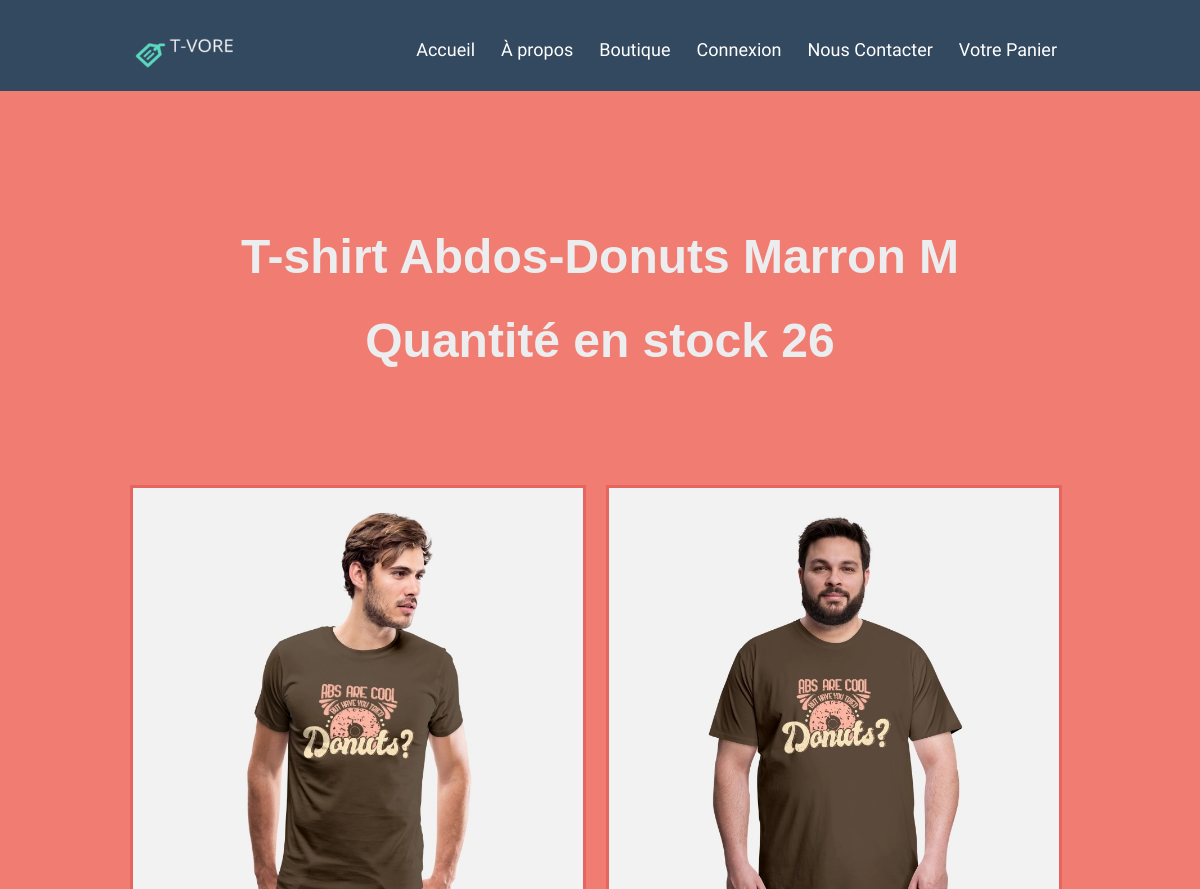
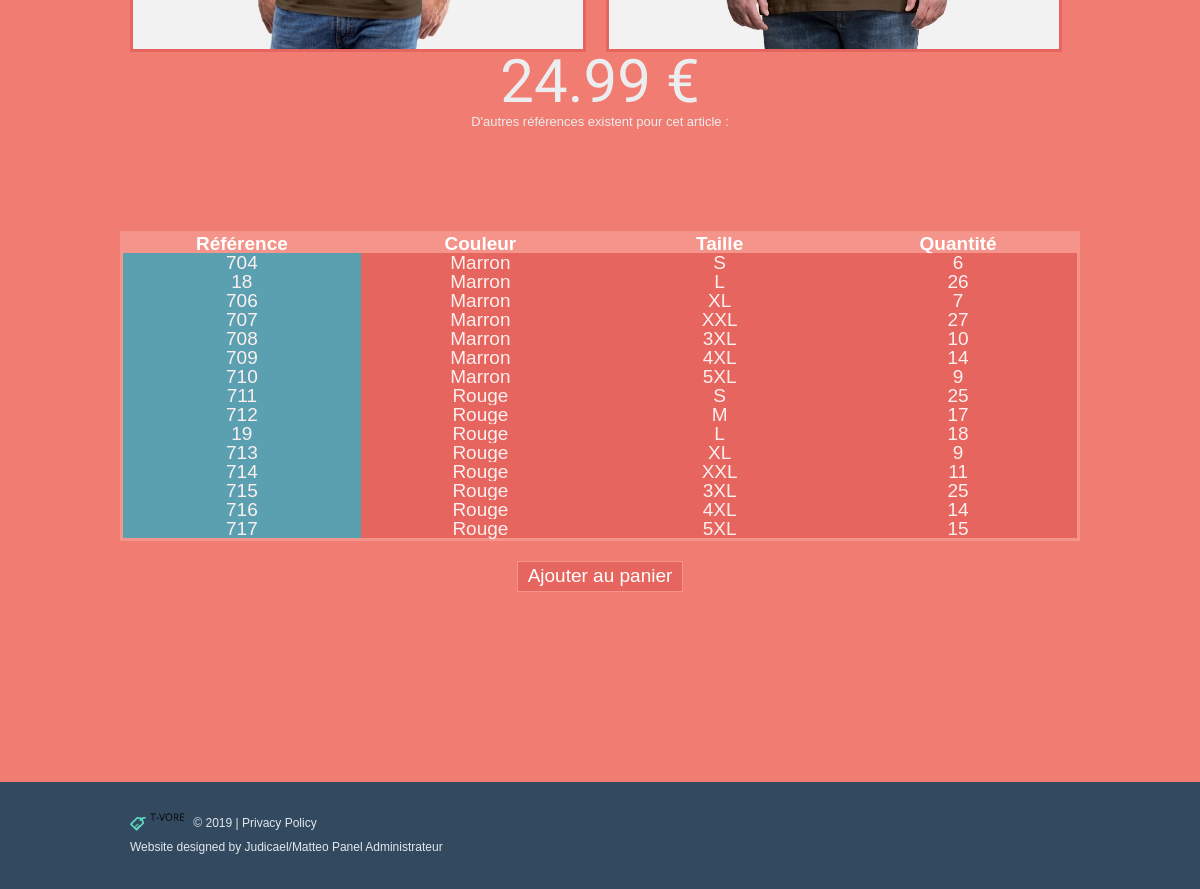
The app's page /developpeur.php?ref=705 with its own data (2 pictures, top to bottom).
### tables this page shows
CREATE TABLE `reftshirt` (
  `numRef` int(11) NOT NULL,
  `numTshirt` int(11) NOT NULL,
  `numCouleur` int(11) NOT NULL,
  `numTaille` int(11) NOT NULL,
  `parDefaut` tinyint(1) NOT NULL DEFAULT '0',
  `stock` int(11) NOT NULL DEFAULT '20'
);

CREATE TABLE `tshirt` (
  `numTshirt` int(11) NOT NULL,
  `nomtshirt` varchar(255) DEFAULT NULL,
  `prix` decimal(19,2) DEFAULT '0.00',
  `genre` int(11) DEFAULT '0'
);

CREATE TABLE `couleur` (
  `numCouleur` int(11) NOT NULL,
  `libellecouleur` varchar(255) DEFAULT NULL
);

CREATE TABLE `taille` (
  `numTaille` int(11) NOT NULL,
  `libelletaille` varchar(255) DEFAULT NULL
);

CREATE TABLE `photo` (
  `numPhoto` int(11) NOT NULL,
  `numTshirt` int(11) NOT NULL,
  `numCouleur` int(11) NOT NULL,
  `cheminImage` varchar(100) NOT NULL,
  `parDefaut` tinyint(1) NOT NULL DEFAULT '0'
);

### developpeur.php (the view, shortened to what this page needs)
<!DOCTYPE html>
<html>
	<head>
		<link rel="stylesheet" href="css/boutique.css">
		<link rel="stylesheet" href="css/camera.css">
		<link rel="stylesheet" href="css/form.css">
		<link rel="stylesheet" href="css/developpeur.css">
	</head>
	<body>
		<header class="page1">
			<div class="container_12">
				<div class="grid_12">
					<h1><a href="#"><img src="images/logo.png"></a></h1>
					<div class="menu_block">
						<nav>
							<ul class="sf-menu">
								<li class="current men"><a  href="index.php">Accueil</a> <strong class="hover"></strong></li>
								<li class="men1"><a  href="index.php #page3">À propos</a><strong class="hover"></strong></li>
								<li class="men2"><a  href="boutique.php">Boutique</a> <strong class="hover"></strong></li>
								<li class="men3"><a  href="connect\index.html">Connexion</a> <strong class="hover"></strong></li>
								<li class="men4"><a  href="index.php #page4">Nous Contacter</a> <strong class="hover"></strong></li>
								<li class="men5"><a  href="panier.html">Votre Panier</a> <strong class="hover"></strong></li>
							</ul>
						</nav>
					</div>
				</div>
			</div>
		</header>
	<?php
	if (isset($_GET['ref']))
	{
	$numRef=$_GET['ref'];
	$resultat = mysql_query("SELECT r.numTshirt, r.numCouleur, r.stock, t.nomtshirt, t.prix, c.libelleCouleur, ta.libelleTaille
		                     FROM reftshirt AS r
		                     INNER JOIN tshirt AS t ON t.numTshirt = r.numTshirt
		                     INNER JOIN couleur AS c ON c.numCouleur = r.numCouleur
		                     INNER JOIN taille AS ta ON ta.numTaille = r.numTaille
		                     WHERE r.numRef=$numRef") or die("erreur requete");
	while ($ligne=mysql_fetch_assoc($resultat))
	{
		$numTshirt=$ligne["numTshirt"];
		$numCouleur=$ligne["numCouleur"];
		$stock=$ligne["stock"];
		$nomtshirt=utf8_encode($ligne["nomtshirt"]);
		$prix=$ligne["prix"];
		$libelleCouleur=$ligne["libelleCouleur"];
		$libelleTaille=$ligne["libelleTaille"];
	}
	echo "<div id='page2' class='content'>
		  <div class='container_12'>
				<div class='grid_12'>
						<div class='slogan'>
							<h3>$nomtshirt $libelleCouleur $libelleTaille</h3>
							<h3>Quantité en stock $stock</h3>
						</div>
					</div>
			<div class='photoDiv'>";
	$resultat = mysql_query("SELECT cheminImage FROM photo WHERE numTshirt=$numTshirt and numCouleur=$numCouleur") or die("erreur requete");
	while ($ligne=mysql_fetch_assoc($resultat))
	{
		$cheminImage=$ligne["cheminImage"];
		echo "<div class='photo1'>
				<img src='photos/$cheminImage'>
  			  </div>";
  	}
  	echo "</div>
				<h2>$prix €</h2>";
	$requete = "SELECT r.numRef, r.stock, c.libelleCouleur, ta.libelleTaille
                FROM reftshirt AS r
                INNER JOIN couleur AS c ON c.numCouleur = r.numCouleur
                INNER JOIN taille AS ta ON ta.numTaille = r.numTaille
                WHERE r.numTshirt=$numTshirt AND r.numRef != $numRef
                ORDER BY c.libelleCouleur, ta.numTaille";
	$resultat = mysql_query($requete) or die("erreur requete");
	echo "<div>D'autres références existent pour cet article :</div>
	    <table>
	        <tr class='refCol'><th> Référence </th> <th> Couleur </th> <th> Taille </th> <th> Quantité </th></tr>
	     ";
	while ($ligne=mysql_fetch_assoc($resultat))
	{
		$numRef2=$ligne["numRef"];
		$stock=$ligne["stock"];
		$libelleCouleur=$ligne["libelleCouleur"];
		$libelleTaille=$ligne["libelleTaille"];
	    echo '<tr><td class="refCol2"><a href="?ref='.$numRef2.'">'.$numRef2.'</a></td><td>'.$libelleCouleur.'</td><td>'.$libelleTaille.'</td><td>'.$stock.'</td></tr>
	         ';
  	}
  	echo "</table>";
	echo '<div>
	        <form method="post" action="panier.php">
	          <input type="hidden" value="'.$numRef.'" name="ref">
	          <input type="submit" value="Ajouter au panier" name="panier" class="validDev">
	        </form>
	      </div>
	</div>
</div>';
    }
?>
		<footer>
			<div class="container_12">
				<div class="grid_12">
					<div class="copy">
						<a href="#"><img src="images/footer_logo.png" alt="" width="60"></a>  &copy; 2019 | <a href="#">Privacy Policy</a> <br> Website designed by Judicael/Matteo <a href="admin/index.php" rel="nofollow">Panel Administrateur</a>
					</div>
				</div>
			</div>
		</footer>
	</body>
</html>

### css/boutique.css (style rules this page uses)
input { outline: none !important; }
html { width: 100%; }
* { -webkit-text-size-adjust: none; }
body { font: 13px/19px Arial, Helvetica, sans-serif; color:#ecedef; position:relative; min-width:960px; background: #334960; }
h1, h2, h4, h5, h6 { font-weight: normal; font-family: 'Signika', sans-serif; color: #ecedef; }
h2 { font-size: 60px; padding-top: 101px; line-height: 60px; text-align: center; }
h3 { font-size: 48px; line-height: 54px; font-family: 'Oswald', sans-serif; }
img { max-width: 100%; }
ul { padding: 0; margin: 0; list-style: none; }
a { text-decoration: none; color: inherit; outline: none; transition: 0.5s ease; -o-transition: 0.5s ease; -webkit-transition: 0.5s ease; }
header { display: block; position: fixed; z-index: 999; left: 0; right: 0; padding-bottom: 20px; top: 0; overflow: hidden; background-color: #334960; transition: 0.2s ease; -o-transition: 0.1s ease; -webkit-transition: 0.2s ease; }
h1 { padding-top: 28px; float: left; z-index: 999; }
header h1 a { display: block; overflow: hidden; width: 108px; height: 43px; text-indent: -999px; transition: 0s ease; -o-transition: 0s ease; -webkit-transition: 0s ease; }
header h1 a img { display: block; }
.content { padding-top: 125px; text-align: center; position: relative; }
.content:after { display: block; position: absolute; content: ''; z-index: 1; width: 0px; height: 0px; border-style: solid; border-width: 37px 50px 0 50px; border-color: #334960 transparent transparent transparent; left: 50%; margin-left: -50px; top: 0; }
#page2 { background-color: #f17c72; padding-top: 230px; padding-bottom: 500px; padding-bottom: 190px; }
.slogan h3 { margin-bottom: 30px; }
.slogan { margin-bottom: 117px; }
footer { display: block; }
.copy { color: #e0e8ec; padding-top: 29px; padding-bottom: 30px; font-size: 12px; line-height: 24px; }

### css/developpeur.css (style rules this page uses)
.photo1, .photo2 { display: inline; float: left; margin-left: 10px; margin-right: 10px; width: 450px; border: solid #e6655e; }
.photoDiv { margin-top: 50px; margin-left: auto; margin-right: auto; width: 960px; }
table, td { width: 100%; margin: auto; border: solid #f4948b; border-collapse: collapse; text-align: center; font-size: 19px; table-layout: fixed; background-color: #e6655e; color: white; margin-top: 100px; }
td { padding: 20px; opacity: 0.9; }
.refCol { background-color: #f4948b; }
.refCol2 { background-color: #4BA7BB; }
.validDev { margin-top: 20px; display: inline-block; font-size: 19px; line-height: 18px; background-color: #e6655e; border: 1px solid #f4948b; min-width: 107px; padding: 5px 10px 6px; color: #fff; cursor: pointer; }

### css/grid.css (style rules this page uses)
body { min-width: 960px; }
.container_12 { margin-left: auto; margin-right: auto; width: 960px; }
.grid_1, .grid_2, .grid_3, .grid_4, .grid_5, .grid_6, .grid_7, .grid_8, .grid_9, .grid_10, .grid_11, .grid_12 { display: inline; float: left; margin-left: 10px; margin-right: 10px; }
.container_12 .grid_12 { width: 940px; }
.clearfix:before, .clearfix:after, .container_12:before, .container_12:after { content: '.'; display: block; overflow: hidden; visibility: hidden; font-size: 0; line-height: 0; width: 0; height: 0; }
.clearfix:after, .container_12:after { clear: both; }
.clearfix, .container_12 { zoom: 1; }

### css/superfish.css (style rules this page uses)
.menu_block { z-index: 999; float: right; }
nav { position:relative;padding: 0px 0 0 0; }
.sf-menu li { float:left;position:relative; }
.sf-menu>li { float: left; position: relative; }
.sf-menu>li>a { font-size: 18px; font-family: 'Signika', sans-serif; color: #fff; position: relative; line-height: 24px; padding: 38px 13px 6px; display: block; z-index: 999; position: relative; }

### records on screen
reftshirt: numTshirt.nomtshirt "T-shirt Abdos-Donuts", numCouleur.libellecouleur "Marron", numTaille.libelletaille "M", stock "26", numTshirt.prix "24.99"
photo: cheminImage (picture)
photo: cheminImage (picture)
reftshirt: numRef "704", numCouleur.libellecouleur "Marron", numTaille.libelletaille "S", stock "6"
reftshirt: numRef "18", numCouleur.libellecouleur "Marron", numTaille.libelletaille "L", stock "26"
reftshirt: numRef "706", numCouleur.libellecouleur "Marron", numTaille.libelletaille "XL", stock "7"
reftshirt: numRef "707", numCouleur.libellecouleur "Marron", numTaille.libelletaille "XXL", stock "27"
reftshirt: numRef "708", numCouleur.libellecouleur "Marron", numTaille.libelletaille "3XL", stock "10"
reftshirt: numRef "709", numCouleur.libellecouleur "Marron", numTaille.libelletaille "4XL", stock "14"
reftshirt: numRef "710", numCouleur.libellecouleur "Marron", numTaille.libelletaille "5XL", stock "9"
reftshirt: numRef "711", numCouleur.libellecouleur "Rouge", numTaille.libelletaille "S", stock "25"
reftshirt: numRef "712", numCouleur.libellecouleur "Rouge", numTaille.libelletaille "M", stock "17"
reftshirt: numRef "19", numCouleur.libellecouleur "Rouge", numTaille.libelletaille "L", stock "18"
reftshirt: numRef "713", numCouleur.libellecouleur "Rouge", numTaille.libelletaille "XL", stock "9"
reftshirt: numRef "714", numCouleur.libellecouleur "Rouge", numTaille.libelletaille "XXL", stock "11"
reftshirt: numRef "715", numCouleur.libellecouleur "Rouge", numTaille.libelletaille "3XL", stock "25"
reftshirt: numRef "716", numCouleur.libellecouleur "Rouge", numTaille.libelletaille "4XL", stock "14"
reftshirt: numRef "717", numCouleur.libellecouleur "Rouge", numTaille.libelletaille "5XL", stock "15"
